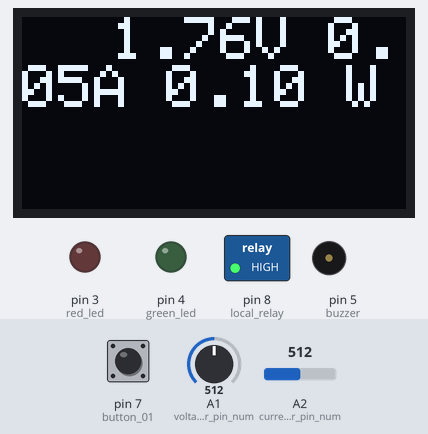
A sketch run on a simulated Arduino Uno, built with avr-gcc and run on an emulated ATmega328P. Shown: 128×64 one-colour display, switched loads named in the sketch (green lamp = pin HIGH), output pins drawn as LEDs (lit = HIGH), buzzer (waves = sounding, pin HIGH). The test bench sets the inputs (shaded band); at power-on: pin 7 (button_01) HIGH, A1 (voltage_sensor_pin_num) = 512, A2 (current_sensor_pin_num) = 512.

Above: at 1.2 s.
1.3 s: pin 7 (button_01) pulled LOW for 0.15 s
At 2.3 s:
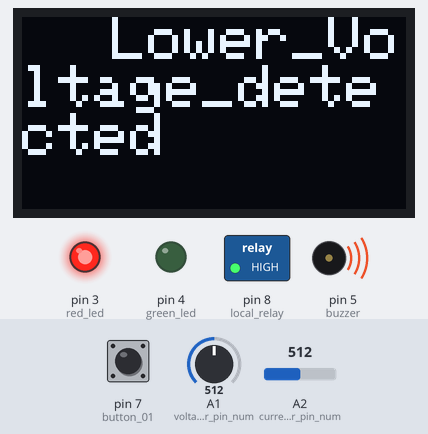
3.1 s: pin 7 (button_01) pulled LOW for 1 s
At 4.11 s:
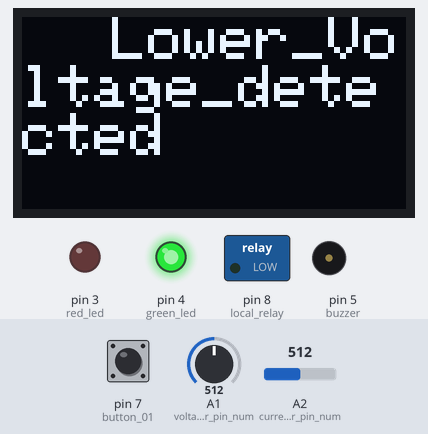
5.6 s: pin 7 (button_01) pulled LOW for 3.2 s
At 9.5 s:
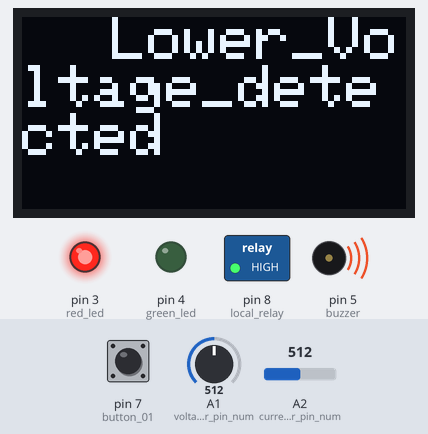
Timing chart, 0 to 11.0 s (numbered marks = the images above; inputs shaded):
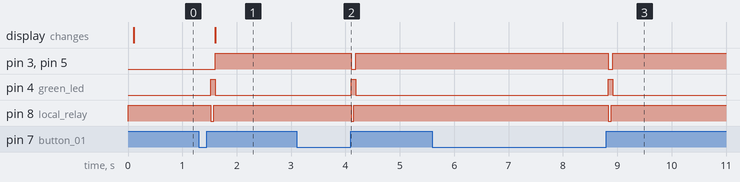

Measured:
- after the input at 1.3 s, pin 3 (red_led), pin 5 (buzzer): LOW → HIGH after 0.30 s; pin 4 (green_led): LOW → HIGH after 0.23 s, → LOW 0.08 s later; pin 8 (local_relay): HIGH → LOW after 0.23 s, → HIGH 0.05 s later; the display: changes after 0.30 s (image 1)
- after the input at 3.1 s, pin 3 (red_led), pin 5 (buzzer): HIGH → LOW after 1.0 s, → HIGH 0.08 s later; pin 4 (green_led): LOW → HIGH after 1.0 s, → LOW 0.08 s later; pin 8 (local_relay): HIGH → LOW after 1.0 s, → HIGH 0.05 s later
- after the input at 5.6 s, pin 3 (red_led), pin 5 (buzzer): HIGH → LOW after 3.2 s, → HIGH 0.08 s later; pin 4 (green_led): LOW → HIGH after 3.2 s, → LOW 0.08 s later; pin 8 (local_relay): HIGH → LOW after 3.2 s, → HIGH 0.05 s later

The sketch:

Final_Code.ino
```cpp
#include <Wire.h>
#include <Adafruit_GFX.h>
#include <Adafruit_SSD1306.h>

#define sample 50 //number of instantaneous measurement in one loop
#define voltage_sensor_pin_num A1 //voltage sensor connected pin number
#define current_sensor_pin_num A2 //current sensor connected pin number
#define freq 50 //operating frequency of the applied voltage
#define voltage_offset 2.49
#define tune_parameter 8.9 //voltmeter
#define current_resistance 480
#define local_relay 8
#define button_01 7
#define green_led 4
#define red_led 3
#define buzzer 5
#define max_current_limit 0.23 //Ampere ac rms
#define max_voltage_limit 240.0 //Voltage ac rms
#define min_voltage_limit 190.0 //Voltage ac rms
#define over_current_stay 100 //milli second
int T_voltage = 1000 * 1000 / freq; //period of applied sine voltage


//double inst_vol, sqre, sum;
//double rms_vol, t1, t2, val;
//float n = 1, avg = 0;

#define SCREEN_WIDTH 128 // OLED display width, in pixels
#define SCREEN_HEIGHT 64 // OLED display height, in pixels

// Declaration for an SSD1306 display connected to I2C (SDA, SCL pins)
#define OLED_RESET     -1 // Reset pin # (or -1 if sharing Arduino reset pin)
Adafruit_SSD1306 display(SCREEN_WIDTH, SCREEN_HEIGHT, &Wire, OLED_RESET);

int digitalReadOutputPin(uint8_t pin)
{
  uint8_t bit = digitalPinToBitMask(pin);
  uint8_t port = digitalPinToPort(pin);
  if (port == NOT_A_PIN)
    return LOW;

  return (*portOutputRegister(port) & bit) ? HIGH : LOW;
}

void setup() {
  // put your setup code here, to run once:
  //analogReference(EXTERNAL);
  pinMode(voltage_sensor_pin_num, INPUT);
  pinMode(current_sensor_pin_num, INPUT);
  pinMode(local_relay, OUTPUT);
  digitalWrite(local_relay, HIGH);
  pinMode(green_led, OUTPUT);
  pinMode(red_led, OUTPUT);
  pinMode(buzzer, OUTPUT);
  digitalWrite(local_relay, HIGH);
  pinMode(button_01, INPUT);
  Serial.begin(9600);

  if (!display.begin(SSD1306_SWITCHCAPVCC, 0x3C))
    Serial.println(F("SSD1306 allocation failed"));

}

bool button_last_state = digitalRead(button_01); //false means switch is turned off, true means on
bool button_current_state, overcurrent_voltage = false;
void loop() {
  button_current_state = digitalRead(button_01);
  if (button_current_state != button_last_state) {
    button_last_state = button_current_state;
    if (button_current_state == true) {
      digitalWrite(local_relay, !digitalReadOutputPin(local_relay));
      overcurrent_voltage = false;
      digitalWrite(red_led, LOW);
      digitalWrite(buzzer, LOW);
    }
  }
  digitalWrite(green_led, !digitalReadOutputPin(local_relay));

  power_mea();
  //  delay(500);
}
```

Current_mea.ino
```cpp
float current_mea2() {
  unsigned int crossCount = 0;
  unsigned long int numberOfSamples = 0;
  float startV, timeout = 50, lastFilteredV, filteredV = 0, filteredI = 0, sampleV, sampleI, sqV, sumV = 0, sqI, sumI = 0, power, sumP = 0;
  boolean lastVCross, checkVCross;
  int crossings = 2;

  // 1) Waits for the waveform to be close to 'zero' (mid-scale adc) part in sin curve.

  unsigned long start1 = millis();
  while (1)
  {
    startV = analogRead(voltage_sensor_pin_num);
    if ((startV < (1023 * 0.55)) && (startV > (1023 * 0.45))) break; //check its within range
    if ((millis() - start1) > timeout) break;
  }

  // 2) Main measurement loop

  start1 = millis();

  while ((crossCount < crossings) && ((millis() - start1) < timeout))
  {
    numberOfSamples++;                       //Count number of times looped.
    lastFilteredV = filteredV;               //Used for delay/phase compensation

    //-----------------------------------------------------------------------------
    // A) Read in raw voltage and current samples
    //-----------------------------------------------------------------------------
    sampleV = analogRead(voltage_sensor_pin_num);                 //Read in raw voltage signal
    sampleI = analogRead(current_sensor_pin_num);                 //Read in raw current signal


    // B) Apply digital low pass filters
    filteredV = (sampleV * 5.0 / 1023.0) - voltage_offset;
    filteredV = (filteredV * tune_parameter) * (223.00 / 14.00);

    //filteredI = (((5.0 * sampleI) / 1023.0) - 2.5) / 0.066;
    filteredI = ((((5.0 * sampleI) / 1023.0) - voltage_offset) * 2000.0) / current_resistance;
    // C) Root-mean-square method voltage

    sqI = filteredI * filteredI;                //1) square current values
    sumI += sqI;                                //2) sum

    lastVCross = checkVCross;
    if (sampleV > startV) checkVCross = true;
    else checkVCross = false;
    if (numberOfSamples == 1) lastVCross = checkVCross;

    if (lastVCross != checkVCross) crossCount++;
  }
  filteredI = sqrt(sumI / numberOfSamples);
  return filteredI;
}
```

Viktage_2.ino
```cpp
void vol_mea_2() {
  unsigned int crossCount = 0;
  unsigned long int numberOfSamples = 0;
  float startV, timeout = 50, lastFilteredV, filteredV = 0, filteredI = 0, sampleV, sampleI, sqV, sumV = 0, sqI, sumI = 0, power, sumP = 0;
  boolean lastVCross, checkVCross;
  int crossings = 2;

  // 1) Waits for the waveform to be close to 'zero' (mid-scale adc) part in sin curve.

  unsigned long start1 = millis();
  while (1)
  {
    startV = analogRead(A1);
    if ((startV < (1023 * 0.55)) && (startV > (1023 * 0.45))) break; //check its within range
    if ((millis() - start1) > timeout) break;
  }

  // 2) Main measurement loop

  start1 = millis();

  while ((crossCount < crossings) && ((millis() - start1) < timeout))
  {
    numberOfSamples++;                       //Count number of times looped.
    lastFilteredV = filteredV;               //Used for delay/phase compensation

    //-----------------------------------------------------------------------------
    // A) Read in raw voltage and current samples
    //-----------------------------------------------------------------------------
    sampleV = analogRead(A1);                 //Read in raw voltage signal

    // B) Apply digital low pass filters
    filteredV = (sampleV * 5.0 / 1023.0) - voltage_offset;
    filteredV = (filteredV * tune_parameter) * (223.00/14.00);

    // C) Root-mean-square method voltage

    sqV = filteredV * filteredV;                //1) square voltage values
    sumV += sqV;                                //2) sum

    lastVCross = checkVCross;
    if (sampleV > startV) checkVCross = true;
    else checkVCross = false;
    if (numberOfSamples == 1) lastVCross = checkVCross;

    if (lastVCross != checkVCross) crossCount++;
  }
  filteredV = sqrt(sumV / numberOfSamples);
  Serial.print(filteredV);
  Serial.println(" V ac");

  /*display.clearDisplay(); // Clear the Screen
  display.setTextSize(2); // Set text Size
  display.setTextColor(WHITE); // set LCD Colour
  display.setCursor(30, 0); // Set Cursor Position
  display.print(filteredV);
  display.println("V");// Print the this Text
  display.display(); // Update the Display
  */
}
```

voltage_ver_2.ino
```cpp
void power_mea() {
  unsigned int crossCount = 0;
  unsigned long int numberOfSamples = 0;
  float startV, timeout = 50, lastFilteredV, filteredV = 0, filteredI = 0, sampleV, sampleI, sqV, sumV = 0, sqI, sumI = 0, power, sumP = 0;
  float power_factor, phaseShiftedV;
  boolean lastVCross, checkVCross;
  int crossings = 2, PHASECAL = 1.5;

  // 1) Waits for the waveform to be close to 'zero' (mid-scale adc) part in sin curve.

  unsigned long start1 = millis();
  while (1)
  {
    startV = analogRead(voltage_sensor_pin_num);
    if ((startV < (1023 * 0.55)) && (startV > (1023 * 0.45))) break; //check its within range
    if ((millis() - start1) > timeout) break;
  }

  // 2) Main measurement loop

  start1 = millis();

  while ((crossCount < crossings) && ((millis() - start1) < timeout))
  {
    numberOfSamples++;                       //Count number of times looped.
    lastFilteredV = filteredV;               //Used for delay/phase compensation

    //-----------------------------------------------------------------------------
    // A) Read in raw voltage and current samples
    //-----------------------------------------------------------------------------
    sampleV = analogRead(voltage_sensor_pin_num);                 //Read in raw voltage signal
    sampleI = analogRead(current_sensor_pin_num);                 //Read in raw current signal

    filteredV = (sampleV * 5.0 / 1023.0) - voltage_offset;
    filteredV = (filteredV * tune_parameter) * (223.00 / 14.00);

    //filteredI = (((5.0 * sampleI) / 1023.0) - 2.5) / 0.066;
    filteredI = ((((5.0 * sampleI) / 1023.0) - voltage_offset) * 2000.0) / current_resistance;
    // C) Root-mean-square method voltage

    sqV = filteredV * filteredV;                //1) square voltage values
    sumV += sqV;                                //2) sum

    sqI = filteredI * filteredI;                //1) square current values
    sumI += sqI;                                //2) sum

    phaseShiftedV = lastFilteredV + PHASECAL * (filteredV - lastFilteredV);
    power = phaseShiftedV * filteredI;
    //accumulating sum of the voltage
    sumP += power;

    lastVCross = checkVCross;
    if (sampleV > startV) checkVCross = true;
    else checkVCross = false;
    if (numberOfSamples == 1) lastVCross = checkVCross;

    if (lastVCross != checkVCross) crossCount++;
  }
  filteredV = sqrt(sumV / numberOfSamples);
  filteredI = sqrt(sumI / numberOfSamples);
  power = sumP / numberOfSamples;
  if(power<0.1){
    power = 0.1;
  }
  //  power_factor = power /(filteredV*filteredI);
  //  Serial.print(filteredV);
  //  Serial.print(" V ");
  //  Serial.print(filteredI);
  //  Serial.print(" A ");
  //  Serial.print(power);
  //  Serial.print(" W ");
  //  Serial.println(" ");

  if (!digitalReadOutputPin(local_relay)) {
    if (filteredI > max_current_limit) {
      unsigned long overcurrent_time = millis();
      while (1) {
        if ((millis() - overcurrent_time) > over_current_stay) {
          digitalWrite(local_relay, HIGH);

          display.clearDisplay(); // Clear the Screen
          display.setTextSize(2); // Set text Size
          display.setTextColor(WHITE); // set LCD Colour
          display.setCursor(30, 0); // Set Cursor Position
          display.print("Over_current_detected");
          display.display();

          digitalWrite(red_led, HIGH);
          digitalWrite(buzzer, HIGH);
          overcurrent_voltage = true;

        }
        if (current_mea2() < max_current_limit) {
          break;
        }
      }
    }
  }

  if (!digitalReadOutputPin(local_relay)) {
    if (filteredV > max_voltage_limit) {
      digitalWrite(local_relay, HIGH);

      display.clearDisplay(); // Clear the Screen
      display.setTextSize(2); // Set text Size
      display.setTextColor(WHITE); // set LCD Colour
      display.setCursor(30, 0); // Set Cursor Position
      display.print("Over_Voltage_detected");
      display.display();

      digitalWrite(red_led, HIGH);
      digitalWrite(buzzer, HIGH);
      overcurrent_voltage = true;
    }

    if (filteredV < min_voltage_limit) {
      digitalWrite(local_relay, HIGH);

      display.clearDisplay(); // Clear the Screen
      display.setTextSize(2); // Set text Size
      display.setTextColor(WHITE); // set LCD Colour
      display.setCursor(30, 0); // Set Cursor Position
      display.print("Lower_Voltage_detected");
      display.display();

      digitalWrite(red_led, HIGH);
      digitalWrite(buzzer, HIGH);
      overcurrent_voltage = true;
    }
  }

  if (!overcurrent_voltage) {
    display.clearDisplay(); // Clear the Screen
    display.setTextSize(2); // Set text Size
    display.setTextColor(WHITE); // set LCD Colour
    display.setCursor(30, 0); // Set Cursor Position
    display.print(filteredV);
    display.print("V ");// Print the this Text
    display.print(filteredI);
    display.print("A ");
    display.print(power);
    display.print(" W");
    display.display(); // Update the Display
  }
  //  Serial.print(" Power factor: ");
  //  Serial.println(power_factor);

}
```
